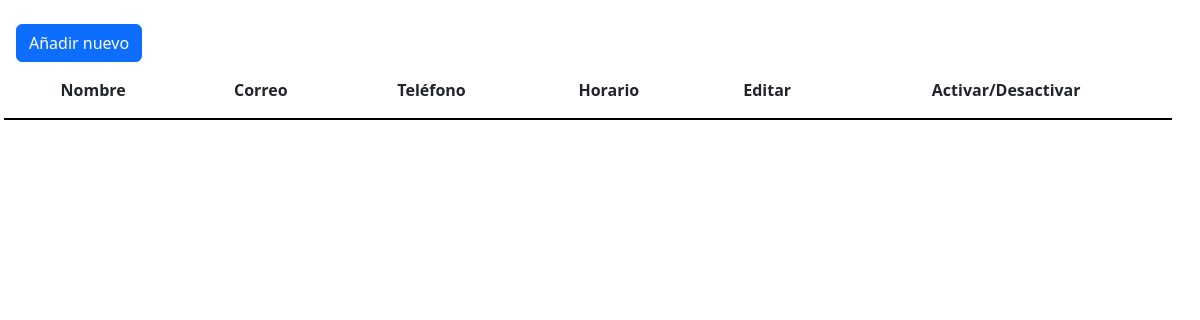
Page /php/empleados.php on the earlier database version.
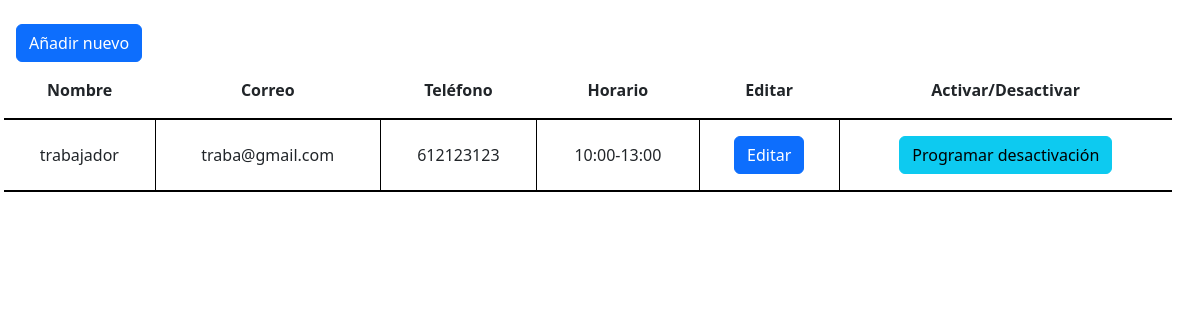
Same page on the later database version.
### tables this page shows
CREATE TABLE `trabaja` (
  `empleado` bigint(20) NOT NULL,
  `m_inicio` time DEFAULT NULL,
  `m_fin` time DEFAULT NULL,
  `t_inicio` time DEFAULT NULL,
  `t_fin` time DEFAULT NULL
);

CREATE TABLE `personas` (
  `id` bigint(20) NOT NULL,
  `nombre` varchar(75) NOT NULL,
  `correo` varchar(75) NOT NULL,
  `telefono` char(9) NOT NULL,
  `tipo` bigint(20) NOT NULL,
  `pass` varchar(20) NOT NULL,
  `activo` tinyint(4) NOT NULL DEFAULT 1,
  `f_inicio` date DEFAULT NULL,
  `f_fin` date DEFAULT NULL
);

### php/empleados.php (the view, shortened to what this page needs)
<?php
    require_once "functions.php";
?>
<!DOCTYPE html>
<html lang="en">
<head>
    <link href="https://cdn.jsdelivr.net/npm/bootstrap@5.3.0-alpha3/dist/css/bootstrap.min.css" rel="stylesheet">
    <link rel="stylesheet" href="../estilos.css">
</head>
<body id="empleados">
    <section class="tabla-empleados container-fluid px-sm-3 px-0 mt-4 row">
        <div>
            <button type="button" class="btn btn-primary" data-bs-toggle="modal" data-bs-target="#exampleModal" data-bs-whatever="Añadir nuevo">Añadir nuevo</button>
        </div>
        <table>
            <thead>
                <th>Nombre</th>
                <th>Correo</th>
                <th>Teléfono</th>
                <th>Horario</th>
                <th>Editar</th>
                <th>Activar/Desactivar</th>
            </thead>
            <tbody>
                <?php
                    getEmployees();
                ?>
            </tbody>
        </table>
    </section>
</body>
</html>

### php/functions.php (shortened to what this page needs)
<?php
function createConnection(){
    $con = new mysqli('localhost', 'root', '', 'peluqueria');
    $con->set_charset('utf8');
    return $con;
}
function getEmployees(){
    $con = createConnection();
    $consulta = $con->query("SELECT id, nombre, correo, telefono, activo, m_inicio, m_fin, t_inicio, t_fin from personas,trabaja where id=empleado and tipo = 2");
    while($fila = $consulta->fetch_array(MYSQLI_ASSOC)){
        if(is_null($fila['m_inicio'])){
            $rango='tarde';
            $horario=cortarSeg($fila['t_inicio'])."-".cortarSeg($fila['t_fin']);
        }else if(is_null($fila['t_inicio'])){
            $rango='mañana';
            $horario=cortarSeg($fila['m_inicio'])."-".cortarSeg($fila['m_fin']);
        }else{
            $rango='dia';
            $horario=cortarSeg($fila['m_inicio'])."-".cortarSeg($fila['m_fin'])."/".cortarSeg($fila['t_inicio'])."-".cortarSeg($fila['t_fin']);
        }
        echo "<tr>
                <td>$fila[nombre]</td>
                <td>$fila[correo]</td>
                <td>$fila[telefono]</td>
                <td data-rango='$rango'>$horario</td>
                <td>
                    <button data-id='$fila[id]' type='button' class='btn btn-primary' data-bs-toggle='modal' data-bs-target='#exampleModal' data-bs-whatever='Editar'>Editar</button>
                </td>";
            if($fila["activo"] == 1){
                echo "<td class='d-flex flex-column gap-3 align-items-center'><form action=\"#\" method=\"post\">
                    <button data-id='$fila[id]' data-bs-toggle=\"modal\" data-bs-target=\"#modalDesactivar\" data-bs-whatever=\"Programar desactivacion\" class=\"btn programar-des btn-info\">Programar desactivación</button>
                    </td>";
            }else{
                echo "<td><form action=\"#\" method=\"post\">
                <input hidden name=\"id\" value=\"$fila[id]\">
                <input name=\"activar\" value=\"Activar\" type=\"submit\" class=\"btn btn-success\">
            </form></td>";
            }
            echo "</tr>";
    }
}
function cortarSeg($tiempo){
    $corte = implode(':', explode(':', $tiempo, -1));
    return $corte;
}

Differences in the rows shown:
added trabaja: empleado.nombre "trabajador", empleado.correo "traba@gmail.com", empleado.telefono "612123123", horario "10:00-13:00"
